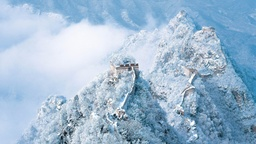
#> input picture 99-0thers/generate_circle_style_jpg/th.jfif, 256 x 144 px, shrunk from 3840 x 2160 before the run
$ python main.py
#> lines starting #> are read from the running program, lines starting #| are printed output that depends on the picture
from PIL import Image, ImageDraw
import numpy as np
import random

def add_color_variation(color, variation=20):
    """添加随机色差效果，使颜色在原色的基础上有所偏移"""
    r, g, b = color
    r = min(255, max(0, r + random.randint(-variation, variation)))
    g = min(255, max(0, g + random.randint(-variation, variation)))
    b = min(255, max(0, b + random.randint(-variation, variation)))
    return (r, g, b)

def add_grain(image, grain_strength=10):
    """添加颗粒效果：对每个像素进行小范围随机扰动"""
    np_image = np.array(image)
    noise = np.random.randint(-grain_strength, grain_strength, np_image.shape, dtype=np.int16)
    np_image = np.clip(np_image + noise, 0, 255)
    return Image.fromarray(np_image.astype(np.uint8))

def circle_pixelate(image_path, circle_size=10, circle_spacing=15, color_variation=20, grain_strength=10):
    # 打开图片
#> called with image_path = 'th.jfif', circle_size = 30, circle_spacing = 1, color_variation = 10, grain_strength = 15
    img = Image.open(image_path)
#> img is the input picture: PIL image 256x144 RGB; mean R, G, B 159.1, 185.9, 209.4
    img = img.convert("RGB")

    # 获取图片宽度和高度
    width, height = img.size
#> width = 256; height = 144

    # 创建新的空白图片来保存结果
    result_img = Image.new("RGB", (width, height), (255, 255, 255))
#> result_img: PIL image 256x144 RGB; every value is 255
    draw = ImageDraw.Draw(result_img)

    # 遍历整个图片，以圆形区域进行填充
    for y in range(0, height, circle_spacing):
        for x in range(0, width, circle_spacing):
            # 获取当前区域的颜色平均值
            box = (x, y, x + circle_size, y + circle_size)
            region = img.crop(box)
            avg_color = np.array(region).mean(axis=(0, 1)).astype(int)

            # 为颜色添加色差
            avg_color = add_color_variation(avg_color, color_variation)

            # 计算圆心
            center_x, center_y = x + circle_size // 2, y + circle_size // 2
            # 画圆形
            draw.ellipse(
                [x, y, x + circle_size, y + circle_size],
                fill=tuple(avg_color),
                outline=None
            )

    # 添加颗粒效果
    result_img = add_grain(result_img, grain_strength)
#> in add_grain, `np_image = np.array(image)`:
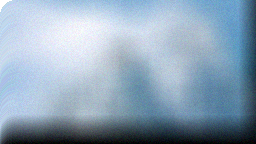
#> np_image: shape (144, 256, 3); mean R, G, B 142.5, 164.4, 183.7

    return result_img

# 使用示例
image_path = "th.jfif"  # 替换为你的图片路径
circle_size = 30  # 圆形像素的大小
circle_spacing = 1  # 圆形之间的间距
color_variation = 10  # 色差大小
grain_strength = 15  # 颗粒强度

# 生成圆形像素化效果的图片
pixelated_img = circle_pixelate(image_path, circle_size, circle_spacing, color_variation, grain_strength)

# 显示或保存结果
pixelated_img.show()  # 显示图片
pixelated_img.save("pixelated_with_grain_and_color_variation.jpg")  # 保存图片
